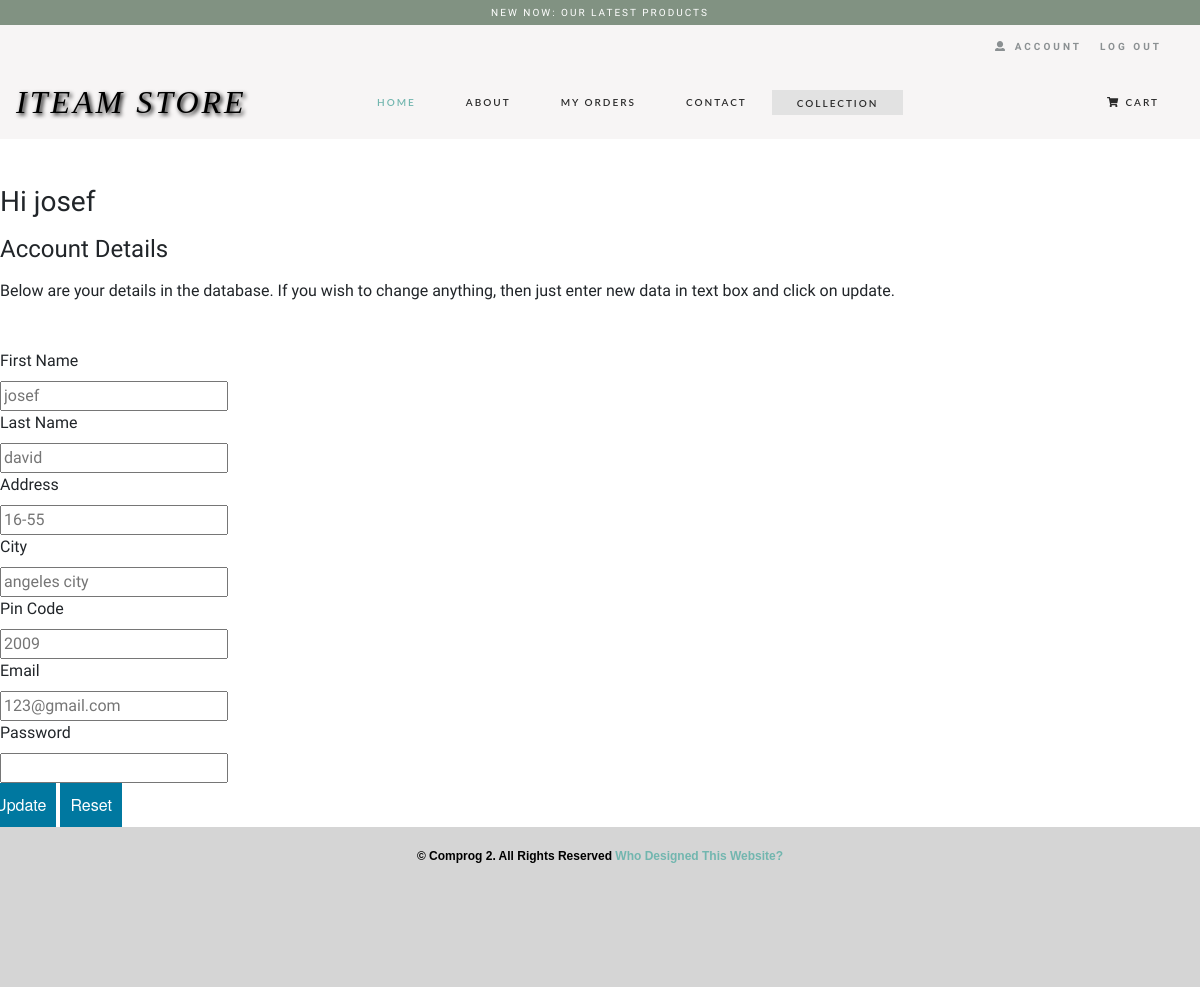
The app's page /account.php (signed in) with its own data.
### tables this page shows
CREATE TABLE `users` (
  `id` int(11) NOT NULL,
  `fname` varchar(255) NOT NULL,
  `lname` varchar(255) NOT NULL,
  `address` varchar(255) NOT NULL,
  `city` varchar(100) NOT NULL,
  `pin` int(6) NOT NULL,
  `email` varchar(255) NOT NULL,
  `password` varchar(15) NOT NULL,
  `type` varchar(20) NOT NULL DEFAULT 'user'
);

### account.php (the view, shortened to what this page needs)
<?php
include 'config.php';
?>
<!DOCTYPE html>
<html ng-app="myApp">
<head>
</head>
  <body>
    <header>
      <?php include('assets/header-primary.php') ?>
    </header>
    <nav class="navbar navbar-expand-lg navbar-dark bg-black">
      <a class="navbar-brand mxauto" href="main.php">ITEAM STORE</a>
      <div class="collapse navbar-collapse" id="navbarNav">
        <ul class="navbar-nav mx-auto">
          <li class="nav-item active">
            <a class="nav-link" href="main.php">Home <span class="sr-only">(current)</span></a>
          </li>
          <li class="nav-item">
            <a class="nav-link" href="about.php">About</a>
          </li>
          <li class="nav-item">
            <a class="nav-link" href="order.php">My Orders</a>
          </li>
          <li class="nav-item">
            <a class="nav-link" href="contact.php">Contact</a>
          </li>
          <li class="dropdown">
              <a class="dropbtn" href="featured.php">Collection</a>
          </li>
        </ul>
        <ul class="navbar-nav ml-auto">
          <li class="nav-item">
            <a class="nav-link image-show cart" data-modal="modalCart"><i class="fas fa-shopping-cart" data-modal="modalCart"></i>Cart</a>
          </li>
        </ul>
      </div>
    </nav>
    <div class="row" style="margin-top:30px;">
      <div class="col-md-12">
        <p><?php echo '<h3>Hi ' .$_SESSION['fname'] .'</h3>'; ?></p>
        <p><h4>Account Details</h4></p>
        <p>Below are your details in the database. If you wish to change anything, then just enter new data in text box and click on update.</p>
      </div>
    </div>
    <form method="POST" action="update.php" style="margin-top:30px;">
      <div class="row">
        <div class="col-md-12">
          <div class="row">
            <div class="col-md-12">
              <label for="right-label" class="right inline">First Name</label>
            </div>
            <div class="col-md-12">
              <?php
                $result = $mysqli->query('SELECT * FROM users WHERE id='.$_SESSION['id']);
                if($result) {
                  $obj = $result->fetch_object();
                  echo '<input type="text" id="right-label" placeholder="'. $obj->fname. '" name="fname">';
                  echo '</div>';
                    echo '</div>';
                  echo '<div class="row">';
                  echo '<div class="col-md-12">';
                  echo '<label for="right-label" class="right inline">Last Name</label>';
                  echo '</div>';
                  echo '<div class="col-md-12">';
                  echo '<input type="text" id="right-label" placeholder="'. $obj->lname. '" name="lname">';
                  echo '</div>';
                  echo '</div>';
                  echo '<div class="row">';
                  echo '<div class="col-md-12">';
                  echo '<label for="right-label" class="right inline">Address</label>';
                  echo '</div>';
                  echo '<div class="col-md-12">';
                  echo '<input type="text" id="right-label" placeholder="'. $obj->address. '" name="address">';
                  echo '</div>';
                  echo '</div>';
                  echo '<div class="row">';
                  echo '<div class="col-md-12">';
                  echo '<label for="right-label" class="right inline">City</label>';
                  echo '</div>';
                  echo '<div class="col-md-12">';
                  echo '<input type="text" id="right-label" placeholder="'. $obj->city. '" name="city">';
                  echo '</div>';
                  echo '</div>';
                  echo '<div class="row">';
                  echo '<div class="col-md-12">';
                  echo '<label for="right-label" class="right inline">Pin Code</label>';
                  echo '</div>';
                  echo '<div class="col-md-12">';
                  echo '<input type="text" id="right-label" placeholder="'. $obj->pin. '" name="pin">';
                  echo '</div>';
                  echo '</div>';
                  echo '<div class="row">';
                  echo '<div class="col-md-12">';
                  echo '<label for="right-label" class="right inline">Email</label>';
                  echo '</div>';
                  echo '<div class="col-md-12">';
                  echo '<input type="email" id="right-label" placeholder="'. $obj->email. '" name="email">';
                  echo '</div>';
                  echo '</div>';
              }
              echo '<div class="row">';
              echo '<div class="col-md-12">';
              echo '<label for="right-label" class="right inline">Password</label>';
              echo '</div>';
              echo '<div class="col-md-12">';
              echo '<input type="password" id="right-label" name="pwd">';
              echo '</div>';
              echo '</div>';
          ?>
          <div class="row">
            <div class="small-8 columns">
              <input type="submit" id="right-label" value="Update" style="background: #0078A0; border: none; color: #fff; font-family: 'Helvetica Neue', sans-serif; font-size: 1em; padding: 10px;">
              <input type="reset" id="right-label" value="Reset" style="background: #0078A0; border: none; color: #fff; font-family: 'Helvetica Neue', sans-serif; font-size: 1em; padding: 10px;">
            </div>
          </div>
        </div>
      </div>
    </form>
  </body>
</html>

### records on screen
users: fname "josef", lname "david", address "16-55", city "angeles city", pin "2009", email "123@gmail.com"

### other values on screen
$_SESSION['fname'] "josef"
